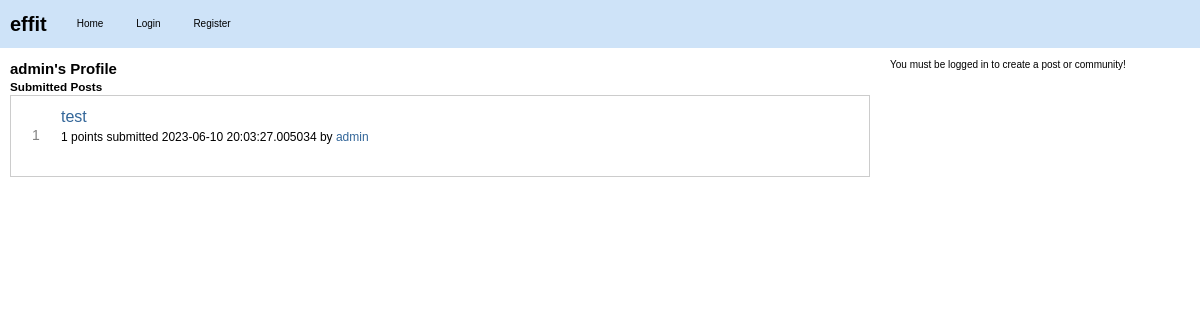
The app's page /user/admin/posts, older data.
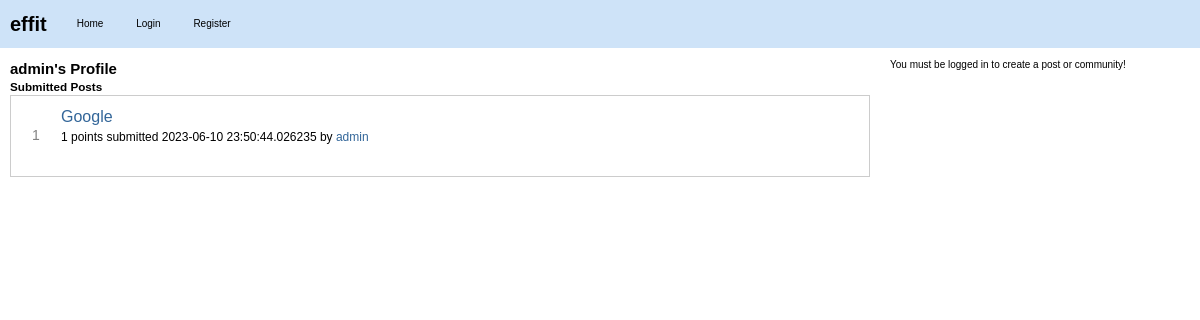
The same page, newer data.
### effit.py (models this page shows)
class User(db.Model):
    id = db.Column(db.Integer, primary_key=True)
    username = db.Column(db.String(80), unique=True, nullable=False)
    password = db.Column(db.String(120), nullable=False)
    posts = db.relationship("Post", backref="author", lazy=True)
    communities = db.relationship(
        "Community",
        secondary=community_members,
        backref=db.backref("members", lazy="dynamic"),
    )

class Post(db.Model):
    id = db.Column(db.Integer, primary_key=True)
    title = db.Column(db.String(120), nullable=False)
    content = db.Column(db.Text, nullable=False)
    user_id = db.Column(db.Integer, db.ForeignKey("user.id"), nullable=False)
    created_at = db.Column(db.DateTime, default=datetime.utcnow)
    community_id = db.Column(db.Integer, db.ForeignKey("community.id"), nullable=False)
    upvotes = db.Column(db.Integer, default=0)
    downvotes = db.Column(db.Integer, default=0)
    comments = db.relationship("Comment", backref="post", lazy=True)
    slug = db.Column(db.String(120), nullable=False)
    link = db.Column(db.String(500))
    is_link_post = db.Column(db.Boolean, default=False)
    @property
    def score(self):
        return self.upvotes - self.downvotes

### effit.py (the view)
@app.route("/user/<string:username>/posts")
def user_posts(username):
    user = User.query.filter_by(username=username).first_or_404()
    posts = Post.query.filter_by(user_id=user.id).all()
    upvotes = Vote.query.filter_by(user_id=user.id, vote_value=1).all()
    downvotes = Vote.query.filter_by(user_id=user.id, vote_value=-1).all()
    return render_template(
        "user_profile.html",
        posts=posts,
        user=user,
        upvotes=upvotes,
        downvotes=downvotes,
    )

### templates/user_profile.html (shortened to what this page needs)
{% extends "layout.html" %}
{% block content %}
<div class="user-profile">
    <h2>{{ user.username }}'s Profile</h2>
    <div class="user-posts">
        <h3>Submitted Posts</h3>
        {% for post in posts %}
        <div class="post-item" id="post-{{ post.id }}">
            <div class="post">
                <div class="vote">
                    <span class="score">{{ post.score }}</span>
                </div>
                <div class="post-info">
                    <h3><a class="title may-blank loggedin" href="{{ url_for('post', post_id=post.id) }}">{{ post.title }}</a></h3>
                    <p class="tagline">
                        <span>{{ post.score }} points</span>
                        submitted <time datetime="{{ post.created_at.isoformat() }}">{{ post.created_at }}</time>
                        by <a href="{{ url_for('user_posts', username=user.username) }}" class="author may-blank id-t2_d2kpf">{{ user.username }}</a>
                    </p>
                </div>
            </div>
        </div>
        {% endfor %}
    </div>
</div>
{% endblock %}

### templates/layout.html (shortened to what this page needs)
<!DOCTYPE html>
<html lang="en">
<head>
    <link rel="stylesheet" type="text/css" href="{{ url_for('static', filename='styles.css') }}">
    <link rel="stylesheet" href="https://cdn.jsdelivr.net/npm/simplemde@1.11.2/dist/simplemde.min.css">
</head>
<body>
    <nav>
        <a href="{{ url_for('index') }}" class="logo">effit</a>
        <ul>
            <li><a href="{{ url_for('index') }}">Home</a></li>
            {% if 'username' not in session %}
                <li><a href="{{ url_for('login') }}">Login</a></li>
                <li><a href="{{ url_for('register') }}">Register</a></li>
            {% else %}
                <li><a href="{{ url_for('logout') }}">Logout</a></li>
            {% endif %}
        </ul>
    </nav>
    <main>
        <div id="container">
            <div id="content">
                {% block content %}
                {% endblock %}
            </div>
            <div id="sidebar">
                {% if 'username' in session %}
                <div class="create-form">
                    <h2>Create a Community</h2>
                    <form action="/create_community" method="post">
                        <label for="name">Name:</label><br>
                        <input type="text" id="name" name="name" value="{{ request.form.name | escape }}"><br>
                        <label for="description">Description:</label><br>
                        <textarea id="description" name="description">{{ request.form.description | escape }}</textarea><br>
                        <input type="submit" value="Create">
                    </form>
                </div>
                <div class="create-form">
                    <form action="{{ url_for('create_post') }}" method="post">
                    {% if community_id %}
                    <input type="hidden" name="community_id" value="{{ community_id }}">
                    {% else %}
                    <input type="hidden" name="community_id" value="{{ default_community_id }}">
                    {% endif %}
                    <input type="submit" value="Create Post">
                    </form>
                </div>
                {% else %}
                <p>You must be logged in to create a post or community!</p>
                {% endif %}
            </div>
        </div>
    </main>
</body>
</html>

### static/styles.css (style rules this page uses)
body, ul, ol, li, p, h1, h2, h3, h4, h5, h6, form, fieldset, input, textarea, button { margin: 0; padding: 0; border: 0; }
body { background-color: #ffffff; color: #000000; font: normal x-small verdana,arial,helvetica,sans-serif; font-style: normal; font-variant-caps: normal; font-weight: normal; font-stretch: normal; font-size: x-small; line-height: normal; font-family: verdana, arial, helvetica, sans-serif; font-size-adjust: none; font-kerning: auto; font-optical-sizing: auto; font-variant-alternates: normal; font-variant-east-asian: normal; font-variant-ligatures: normal; font-variant-numeric: normal; font-variant-position: normal; font-language-override: normal; font-feature-settings: normal; font-variation-settings: normal; line-height: 1.4; }
.post, .comment { background-color: #ffffff; margin-bottom: 10px; padding: 10px; border: 1px solid #cccccc; font-size: medium; font-family: Arial,sans-serif; display: flex; align-items: start; }
.post h3, .comment h3 { margin: 0; font-size: 16px; line-height: 1.4; }
.post h3 a, .comment h3 a { color: #336699; text-decoration: none; }
h1, h2, h3, h4, h5, h6 { color: #000000; }
a { color: #336699; text-decoration: none; }
#container { display: flex; }
#sidebar { flex: 0 0 300px; order: 2; }
#content { flex: 1; margin-right: 20px; order: 1; }
nav { background-color: #cee3f8; padding: 10px 0; display: flex; align-items: center; }
nav .logo { font-weight: bold; font-size: 20px; color: #000000; text-decoration: none; margin-right: 20px; margin-left: 10px; }
nav ul { list-style: none; padding: 0; margin: 0; }
nav ul li { display: inline-block; margin-right: 10px; }
nav ul li a { color: #000000; text-decoration: none; padding: 5px 10px; }
main { padding: 10px; }
.post .title { font-size: medium; font-weight: normal; margin-bottom: 1px; margin-bottom: 5px; }
.post p { margin-bottom: 10px; font-size: medium; font-family: Segoe,"PT Sans",Arial,sans-serif; }
.post .tagline { font-size: 12px; }
.vote { display: flex; flex-direction: column; align-items: center; justify-content: center; width: 30px; margin-right: 10px; }
.score { font-size: 14px; color: #828282; }

Row changes from the older to the newer data that the page shows:
removed Post: score "1", title "test", created_at "2023-06-10 20:03:27.005034", {{ user.username }} "admin"
added Post: score "1", title "Google", created_at "2023-06-10 23:50:44.026235", {{ user.username }} "admin"
